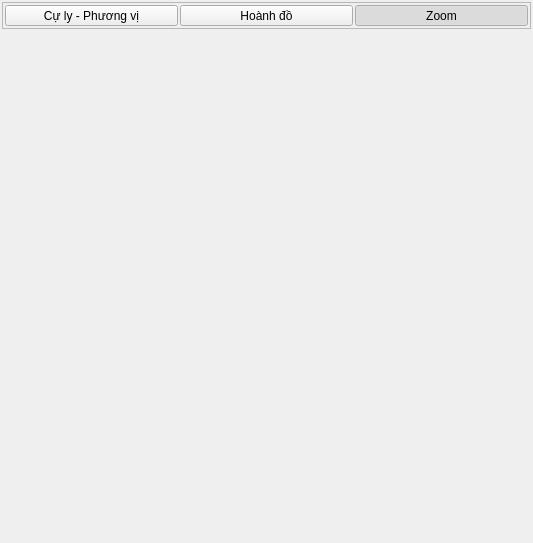
<?xml version="1.0" encoding="UTF-8"?>
<ui version="4.0">
 <class>DialogDetailDisplay</class>
 <widget class="QDialog" name="DialogDetailDisplay">
  <property name="geometry">
   <rect>
    <x>0</x>
    <y>0</y>
    <width>533</width>
    <height>543</height>
   </rect>
  </property>
  <property name="windowTitle">
   <string>Dialog</string>
  </property>
  <layout class="QGridLayout" name="gridLayout">
   <property name="leftMargin">
    <number>2</number>
   </property>
   <property name="topMargin">
    <number>2</number>
   </property>
   <property name="rightMargin">
    <number>2</number>
   </property>
   <property name="bottomMargin">
    <number>2</number>
   </property>
   <property name="spacing">
    <number>2</number>
   </property>
   <item row="0" column="0">
    <widget class="QFrame" name="frame">
     <property name="frameShape">
      <enum>QFrame::StyledPanel</enum>
     </property>
     <property name="frameShadow">
      <enum>QFrame::Raised</enum>
     </property>
     <layout class="QHBoxLayout" name="horizontalLayout">
      <property name="spacing">
       <number>2</number>
      </property>
      <property name="leftMargin">
       <number>2</number>
      </property>
      <property name="topMargin">
       <number>2</number>
      </property>
      <property name="rightMargin">
       <number>2</number>
      </property>
      <property name="bottomMargin">
       <number>2</number>
      </property>
      <item>
       <widget class="QCustomButton" name="toolButton_view_IAD">
        <property name="sizePolicy">
         <sizepolicy hsizetype="Preferred" vsizetype="Preferred">
          <horstretch>0</horstretch>
          <verstretch>0</verstretch>
         </sizepolicy>
        </property>
        <property name="text">
         <string>Cự ly - Phương vị</string>
        </property>
        <property name="checkable">
         <bool>true</bool>
        </property>
        <property name="autoExclusive">
         <bool>true</bool>
        </property>
       </widget>
      </item>
      <item>
       <widget class="QCustomButton" name="toolButton_view_histogram">
        <property name="sizePolicy">
         <sizepolicy hsizetype="Preferred" vsizetype="Preferred">
          <horstretch>0</horstretch>
          <verstretch>0</verstretch>
         </sizepolicy>
        </property>
        <property name="text">
         <string>Hoành đồ</string>
        </property>
        <property name="checkable">
         <bool>true</bool>
        </property>
        <property name="autoExclusive">
         <bool>true</bool>
        </property>
       </widget>
      </item>
      <item>
       <widget class="QCustomButton" name="toolButton_view_zoom">
        <property name="sizePolicy">
         <sizepolicy hsizetype="Preferred" vsizetype="Preferred">
          <horstretch>0</horstretch>
          <verstretch>0</verstretch>
         </sizepolicy>
        </property>
        <property name="text">
         <string>Zoom</string>
        </property>
        <property name="checkable">
         <bool>true</bool>
        </property>
        <property name="checked">
         <bool>true</bool>
        </property>
        <property name="autoExclusive">
         <bool>true</bool>
        </property>
       </widget>
      </item>
     </layout>
    </widget>
   </item>
   <item row="1" column="0">
    <spacer name="verticalSpacer">
     <property name="orientation">
      <enum>Qt::Vertical</enum>
     </property>
     <property name="sizeHint" stdset="0">
      <size>
       <width>20</width>
       <height>40</height>
      </size>
     </property>
    </spacer>
   </item>
  </layout>
 </widget>
 <customwidgets>
  <customwidget>
   <class>QCustomButton</class>
   <extends>QToolButton</extends>
   <header location="global">qcustombutton.h</header>
  </customwidget>
 </customwidgets>
 <resources/>
 <connections/>
</ui>
